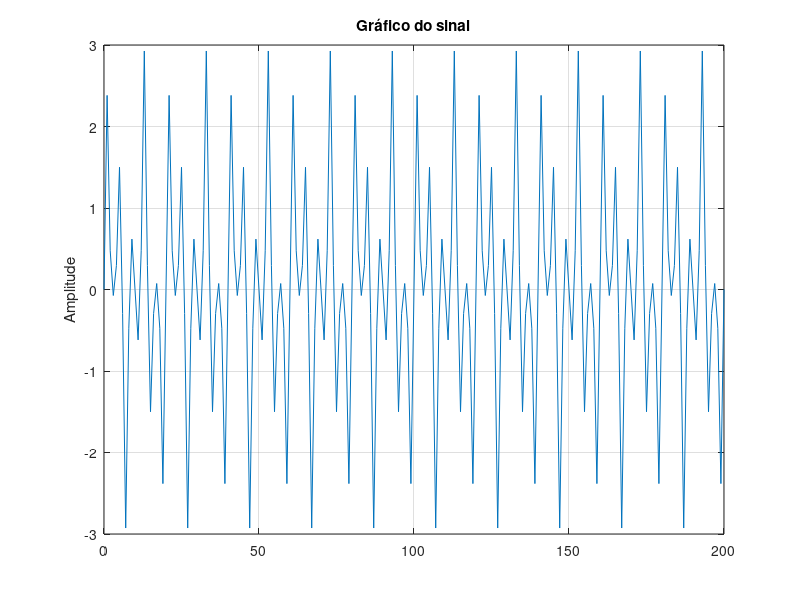

The MATLAB script that drew this image: (Note: this script raises an error after producing the figure.)
%antonio assis de sousa neto - 390173

%1-) Gere um sinal que é a soma de três funções seno com frequências angulares discretas
%iguais a 0,2T, 0,5π е 0,8¹; e amplitudes iguais a 1, 1,5 e 0,5, ou seja:
%x[n] = sen(0,2.TT.n) + 1,5.sen(0,5.T.n) + 0,5.sen(0,8.TT.n).
%Este sinal deve possuir N=200 pontos. Gere o gráfico deste sinal [sin,figure, plot ou stem].

figure
N = 0:1:200

x = sin(0.2 * pi * N) + (1.5*(sin(0.5*pi*N))) + (0.5*sin(0.8*pi*N))

plot(N, x)
ylabel('Amplitude')
title('Gráfico do sinal')
grid on

figure
indices_vector = -40:40;  % Vetor de índices

inpulse_signal = zeros(size(n));  % Inicialização da resposta ao impulso

% Toda essa operação pode ser demonstrada tambgém usando-se de um for
valid_indices = (indices_vector >= 0 & indices_vector<=30); % Definir que os valores maiores que 0 e menores que 30 sao valores valido;
inpulse_signal(valid_indices & (indices_vector ~= 15)) = sin(0.3*pi*(indices_vector(valid_indices & (indices_vector ~= 15))-15))./(pi*(indices_vector(valid_indices & (indices_vector ~= 15))-15)); % Atribuição da resposta ao impulso para n diferente de 15 e que são indices válidos
inpulse_signal(indices_vector == 15) = 0.3; % Atribuição da resposta ao impulso para n igual a 15


stem(indices_vector, inpulse_signal, 'filled')  % Plot da resposta ao impulso
xlabel('indices_vector')
ylabel('Amplitude')
title('Resposta ao Impulso')
grid on


% 3-) Filtre o sinal de questão 1 usando a resposta ao impulso gerada na questão 2. Gere o
% gráfico deste sinal filtrado [conv,figure,plot].

figure
conv_result = conv(x, inpulse_signal, 'same')

plot(conv_result)
xlabel('conv_result')
ylabel('Amplitude')
title('Resultado da convolução')
grid on
%4-) O que é observado na questão 3?

% Pode ser observado que mesmo que o sinal de entrada e o sinal inpulso
%tenham sinais não periódicos e com amplitudes diferetentes a convolução
%ou filtrageme entre os dois sinais gerou um sinal periódico que varia 
%sua amplitude entre -1 e 1, com isso dá para perceber que o filtro
%aplicado está afetando de forma a limitar a amplitude do sinal